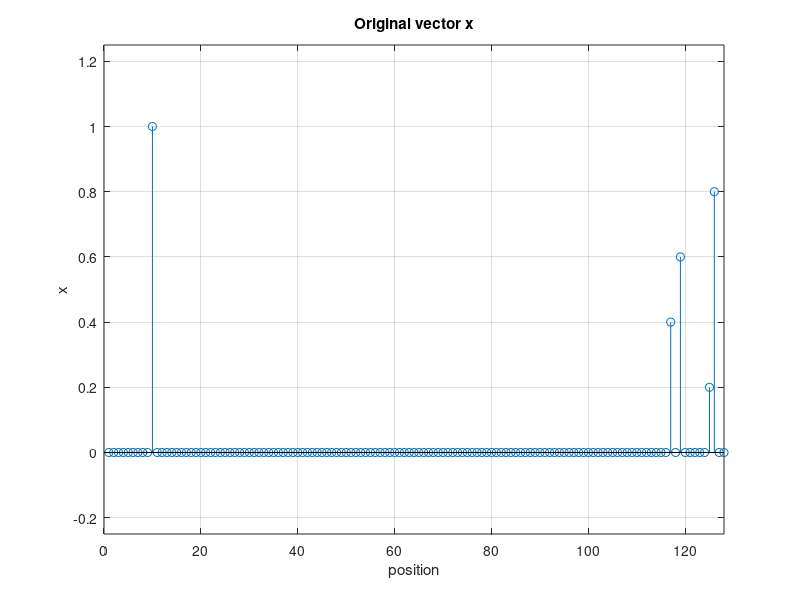

This figure's MATLAB source: (Note: this script raises an error after producing the figure.)
close all;
clear all;
% generating a row vector
n = 128;
k = 5;
x = zeros(1, n);
peaks = randperm(n);
peaks = peaks(1:k);
x(peaks) = (1:k)/k;

figure(1);
stem(x);
grid on; xlabel('position'); ylabel('x');
title('Original vector x');
axis([0 n -0.25 1.25]);

dim = 2;
X = fftc(x, dim)


figure(2);
stem(X);
grid on; xlabel('position'); ylabel('X fourrier');
title('Fourrier transform of signal x');
axis([0 n -0.25 1.25]);

Xu = zeros(1, n);
Xu(1:4:n) = X(1:4:n);
xu = ifftc(Xu, dim) * 4;


figure(3);
stem(real(xu));
hold on;
stem(imag(xu), "g")
hold off;
grid on; xlabel('position'); ylabel('real(xu)');
title('Real(blue) and imaginary(green) of xu');
axis([0 n -0.25 1.25]);

Xr = zeros(1, n);
prm = randperm(n);
Xr(prm(1:32)) = X(prm(1:32));
xr = ifftc(Xr, dim) * 4;


figure(5);
stem(real(xr));
hold on;
stem(imag(xr), "g")
hold off;
grid on; xlabel('position'); ylabel('real(xr)');
title('Real and imaginary part of xu');
axis([0 n -0.25 1.25]);